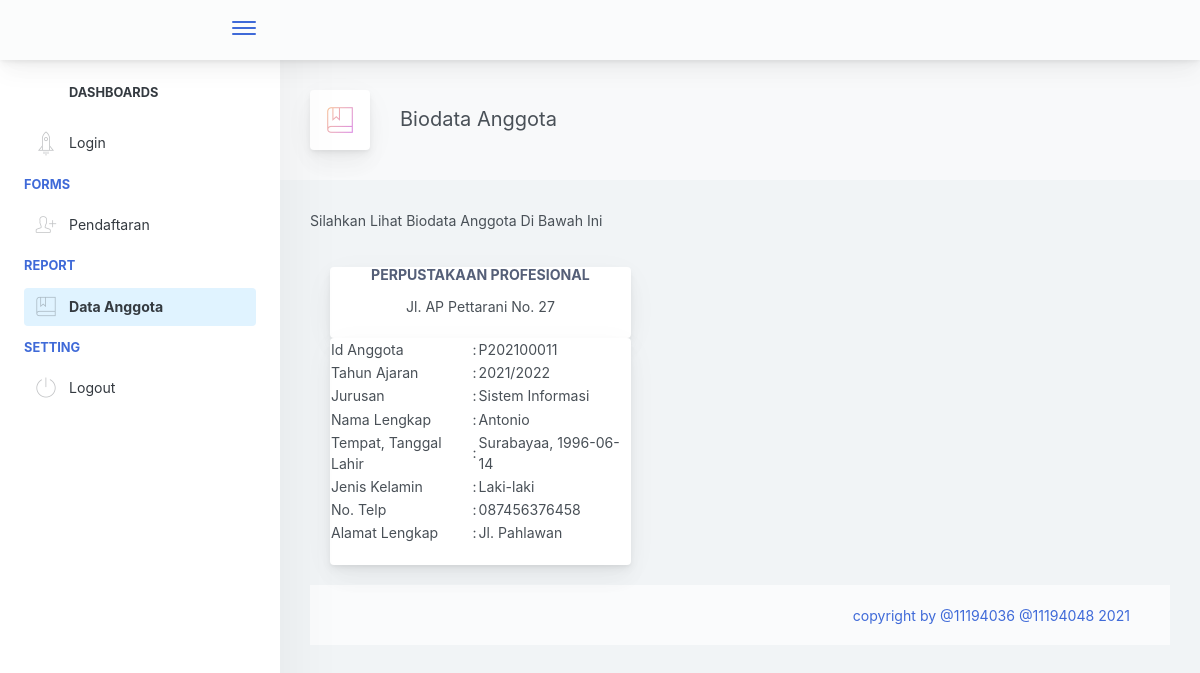
Screenshot of /report-detail-anggota.php?id=P202100011 with the database file from the repository.
### tables this page shows
CREATE TABLE `anggota` (
  `id_anggota` char(10) NOT NULL,
  `tgl_daftar` date NOT NULL,
  `thn_ajaran` varchar(10) NOT NULL,
  `nama_anggota` varchar(100) NOT NULL,
  `tmp_lahir` varchar(50) NOT NULL,
  `tgl_lahir` date NOT NULL,
  `jk_anggota` char(10) NOT NULL,
  `jurusan_anggota` varchar(30) NOT NULL,
  `notelp_anggota` varchar(13) NOT NULL,
  `alamat_anggota` varchar(100) NOT NULL
);

### report-detail-anggota.php (the view, shortened to what this page needs)
<?php
    include 'koneksi.php';
    $anggota =mysqli_query($conn, "SELECT * FROM anggota WHERE id_anggota = '".$_GET['id']."'");
    $a = mysqli_fetch_object($anggota);
?>
<!DOCTYPE html>
<html lang="en">
  <head>
    <link href="./main.css" rel="stylesheet" />
  </head>
  <body>
    <div class="app-container app-theme-white body-tabs-shadow fixed-sidebar fixed-header">
      <div class="app-header header-shadow">
        <div class="app-header__logo">
          <div class="header__pane ml-auto">
            <div>
              <button type="button" class="hamburger close-sidebar-btn hamburger--elastic" data-class="closed-sidebar">
                <span class="hamburger-box">
                  <span class="hamburger-inner"></span>
                </span>
              </button>
            </div>
          </div>
        </div>
        <div class="app-header__content">
          </div>
      </div>
      <div class="app-main">
        <div class="app-sidebar sidebar-shadow">
          <div class="scrollbar-sidebar">
            <div class="app-sidebar__inner">
              <ul class="vertical-nav-menu">
              <li class="app-sidebar__heading"><a href="index.php">Dashboards</a></li>
                <li>
                  <a href="#"><i class="metismenu-icon pe-7s-rocket"></i>
                    Login
                  </a>
                </li>
                <li class="app-sidebar__heading">Forms</li>
                <li>
                  <a href="crud-input-anggota.php"><i class="metismenu-icon pe-7s-add-user"></i>
                    Pendaftaran
                  </a>
                </li>
                <li class="app-sidebar__heading">Report</li>
                <li>
                  <a href="crud-read-anggota.php"  class="mm-active"><i class="metismenu-icon pe-7s-notebook"></i>
                    Data Anggota
                  </a>
                </li>
                <li class="app-sidebar__heading">Setting</li>
                <li>
                <a href="logout.php"><i class="metismenu-icon pe-7s-power"></i>
                    Logout
                  </a>
                </li>
              </ul>
            </div>
          </div>
        </div>
        <div class="app-main__outer">
          <div class="app-main__inner">
            <div class="app-page-title">
              <div class="page-title-wrapper">
                <div class="page-title-heading">
                  <div class="page-title-icon">
                    <i class="pe-7s-notebook icon-gradient bg-mean-fruit"> </i>
                  </div>
                  <div>
                    Biodata Anggota
                    <div class="page-title-subheading"></div>
                  </div>
                </div>
                </div>
            </div>
            <p>
                Silahkan Lihat Biodata Anggota Di Bawah Ini
            </p>
            <div class="row">
              <div class="col-md-5">
                <div class="card-body">
                    <div class="card text-center">
                        <h5 class="card-title">Perpustakaan Profesional</h5>
                        <p class="card-text">Jl. AP Pettarani No. 27</p>&nbsp;
                    </div>
                    <div class="card text-left">
                        <table class="table-data">
                            <tr>
                                <td>Id Anggota</td>
                                <td>:</td>
                                <td><?php echo $a->id_anggota ?></td>
                            </tr>
                            <tr>
                                <td>Tahun Ajaran</td>
                                <td>:</td>
                                <td><?php echo $a->thn_ajaran ?></td>
                            </tr>
                            <tr>
                                <td>Jurusan</td>
                                <td>:</td>
                                <td><?php echo $a->jurusan_anggota ?></td>
                            </tr>
                            <tr>
                                <td>Nama Lengkap</td>
                                <td>:</td>
                                <td><?php echo $a->nama_anggota ?></td>
                            </tr>
                            <tr>
                                <td>Tempat, Tanggal Lahir</td>
                                <td>:</td>
                                <td><?php echo $a->tmp_lahir.', '.$a->tgl_lahir ?></td>
                            </tr>
                            <tr>
                                <td>Jenis Kelamin</td>
                                <td>:</td>
                                <td><?php echo $a->jk_anggota ?></td>
                            </tr>
                            <tr>
                                <td>No. Telp</td>
                                <td>:</td>
                                <td><?php echo $a->notelp_anggota ?></td>
                            </tr>
                            <tr>
                                <td>Alamat Lengkap</td>
                                <td>:</td>
                                <td><?php echo $a->alamat_anggota ?></td>
                            </tr>
                        </table><br>
                  </div>
                </div>
              </div>
            </div>
            <div class="app-wrapper-footer">
            <div class="app-footer">
              <div class="app-footer__inner">
                <div class="app-footer-right">
                  <ul class="nav">
                    <li class="nav-item">
                      <a href="javascript:void(0);" class="nav-link">
                        copyright by @11194036 @11194048 2021
                      </a>
                    </li>
                  </ul>
                </div>
              </div>
            </div>
          </div>
        </div>
      </div>
    </div>
  </body>
</html>

### rows the page displays
anggota: id_anggota "P202100011", thn_ajaran "2021/2022", jurusan_anggota "Sistem Informasi", nama_anggota "Antonio", tmp_lahir "Surabayaa", tgl_lahir "1996-06-14", jk_anggota "Laki-laki", notelp_anggota "087456376458", alamat_anggota "Jl. Pahlawan"
